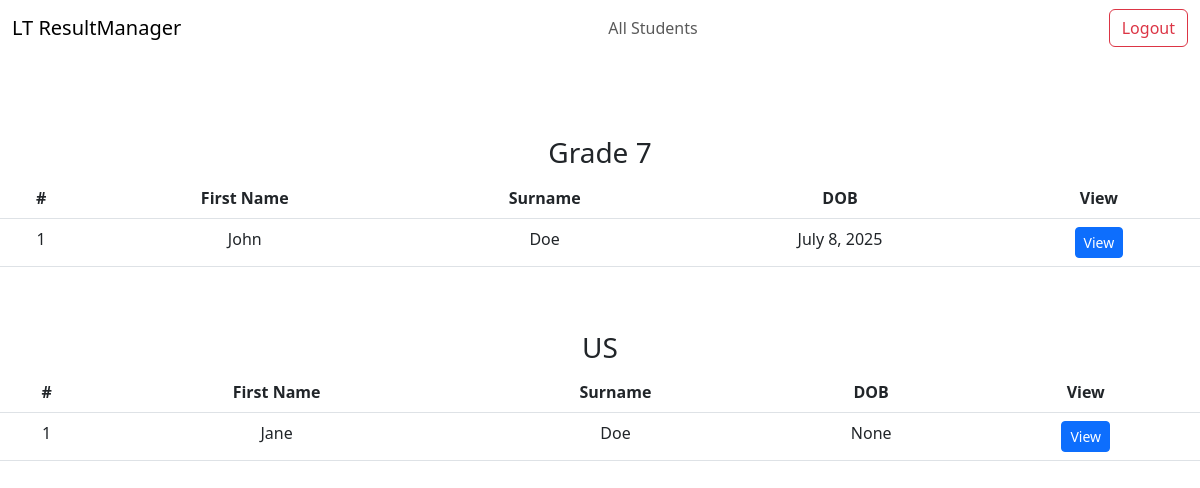
Page /teachers/all-students/ (signed in) on the committed database.
### main/models.py (models this page shows, shortened)
class Student(models.Model):
    first_name = models.CharField(max_length=50)
    surname = models.CharField(max_length=50)
    dob = models.DateField(blank=True, null=True)
    grade = models.CharField(max_length=10, choices=GRADE_CHOICES)
    class_teacher = models.ForeignKey(
        "Teacher", on_delete=models.SET_NULL, null=True, related_name='class_students')
    subjects = models.ManyToManyField(
        "Subject", related_name='subject_students', blank=True)
    profile_pic = models.ImageField(
        upload_to='student_pics/', blank=True, null=True)

### main/views.py (the view)
# urls.py: path("teachers/all-students/", views.all_students, name="all_students"),
@login_required
def all_students(request):
    grades = {}
    for student in Student.objects.all().order_by('grade', 'surname'):
        grades.setdefault(student.grade, []).append(student)
    return render(request, 'main/all_students.html', {'grades': grades})

### main/templates/main/all_students.html (shortened to what this page needs)
{% extends "main/base.html" %}
{% load static %}
{% block content %}
<div style="margin-top: 80px; text-align: center;">
  {% for grade, students in grades.items %}
  <h3 class="text-center mt-5">{{ grade }}</h3>
  <div class="table-container">
    <div class="table-responsive">
      <table class="table student-table">
        <thead class="bg-dark text-white">
          <tr>
            <th>#</th>
            <th>First Name</th>
            <th>Surname</th>
            <th>DOB</th>
            <th>View</th>
          </tr>
        </thead>
        <tbody>
          {% for student in students %}
          <tr class="d-none d-md-table-row">
            <td>{{ forloop.counter }}</td>
            <td>{{ student.first_name }}</td>
            <td>{{ student.surname }}</td>
            <td>{{ student.dob }}</td>
            <td><a href="{% url 'student' student.id %}" class="btn btn-sm btn-primary">View</a></td>
          </tr>
          {% endfor %}
        </tbody>
      </table>
    </div>
  </div>
  {% endfor %}
</div>
{% endblock %}

### rows in the picture
Student: grade "Grade 7", first_name "John", surname "Doe", dob "July 8, 2025"
Student: grade "US", first_name "Jane", surname "Doe", dob "None"
